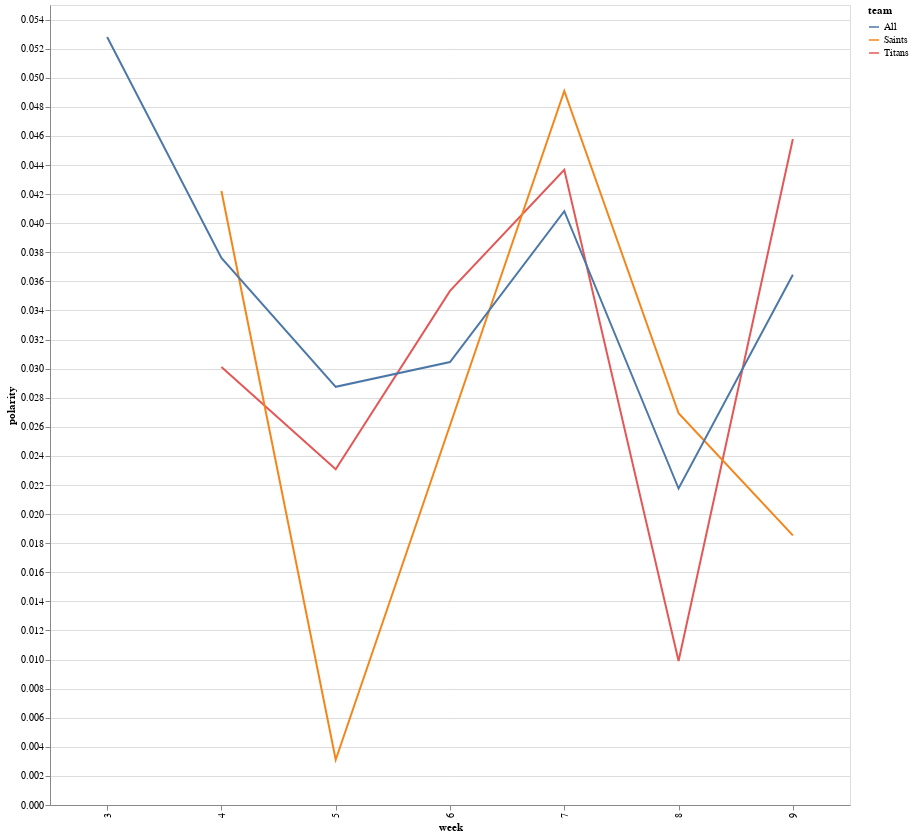

The notebook cell saved with this chart:
### Code cell
alt.Chart(data=ten_no).mark_line().encode(
    alt.X("week:N"),
    alt.Color("team:N"),
    y=("polarity")
).properties(
    width=800,
    height=800
)

### Figure 1 — Vega-Lite specification as saved in the notebook (floating-point values rounded to 4 significant figures)
{"config": {"view": {"continuousWidth": 400, "continuousHeight": 300}}, "data": {"name": "data-5cd31965c83db4b285c37b7aa6ea6c34"}, "mark": "line", "encoding": {"color": {"field": "team", "type": "nominal"}, "x": {"field": "week", "type": "nominal"}, "y": {"field": "polarity", "type": "quantitative"}}, "height": 800, "width": 800, "$schema": "https://vega.github.io/schema/vega-lite/v4.17.0.json", "datasets": {"data-5cd31965c83db4b285c37b7aa6ea6c34": [{"week": 4, "polarity": 0.03011, "subjectivity": 0.3672, "team": "Titans"}, {"week": 5, "polarity": 0.02308, "subjectivity": 0.381, "team": "Titans"}, {"week": 6, "polarity": 0.03535, "subjectivity": 0.3584, "team": "Titans"}, {"week": 7, "polarity": 0.04367, "subjectivity": 0.3607, "team": "Titans"}, {"week": 8, "polarity": 0.009894, "subjectivity": 0.3886, "team": "Titans"}, {"week": 9, "polarity": 0.04579, "subjectivity": 0.3554, "team": "Titans"}, {"week": 4, "polarity": 0.04221, "subjectivity": 0.3765, "team": "Saints"}, {"week": 5, "polarity": 0.00311, "subjectivity": 0.3675, "team": "Saints"}, {"week": 7, "polarity": 0.04909, "subjectivity": 0.37, "team": "Saints"}, {"week": 8, "polarity": 0.02693, "subjectivity": 0.3665, "team": "Saints"}, {"week": 9, "polarity": 0.01854, "subjectivity": 0.379, "team": "Saints"}, {"week": 3, "polarity": 0.0528, "subjectivity": 0.3604, "team": "All"}, {"week": 4, "polarity": 0.03761, "subjectivity": 0.363, "team": "All"}, {"week": 5, "polarity": 0.02875, "subjectivity": 0.3592, "team": "All"}, {"week": 6, "polarity": 0.03045, "subjectivity": 0.366, "team": "All"}, {"week": 7, "polarity": 0.04082, "subjectivity": 0.3656, "team": "All"}, {"week": 8, "polarity": 0.02176, "subjectivity": 0.3676, "team": "All"}, {"week": 9, "polarity": 0.03645, "subjectivity": 0.3626, "team": "All"}]}}
